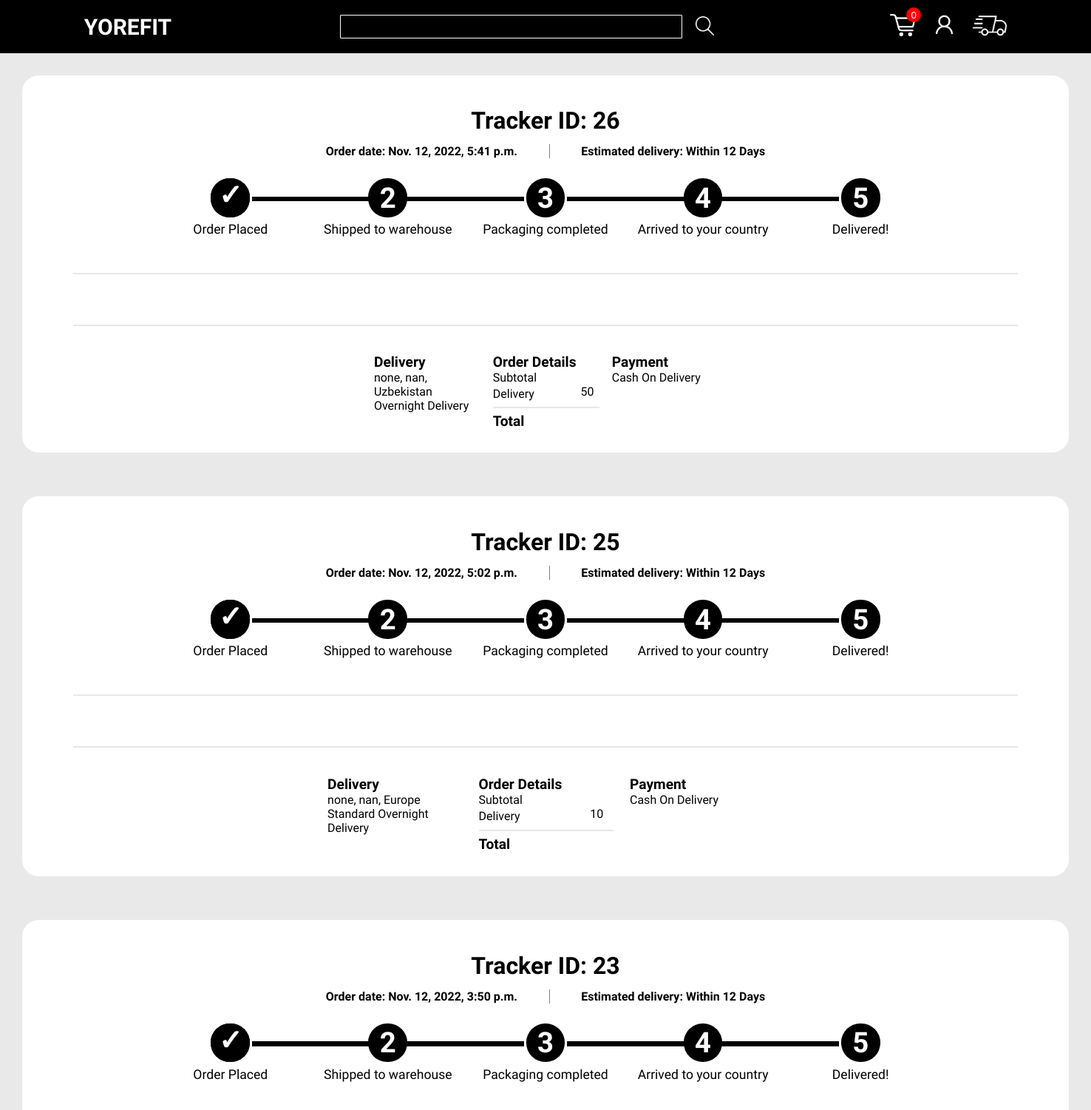
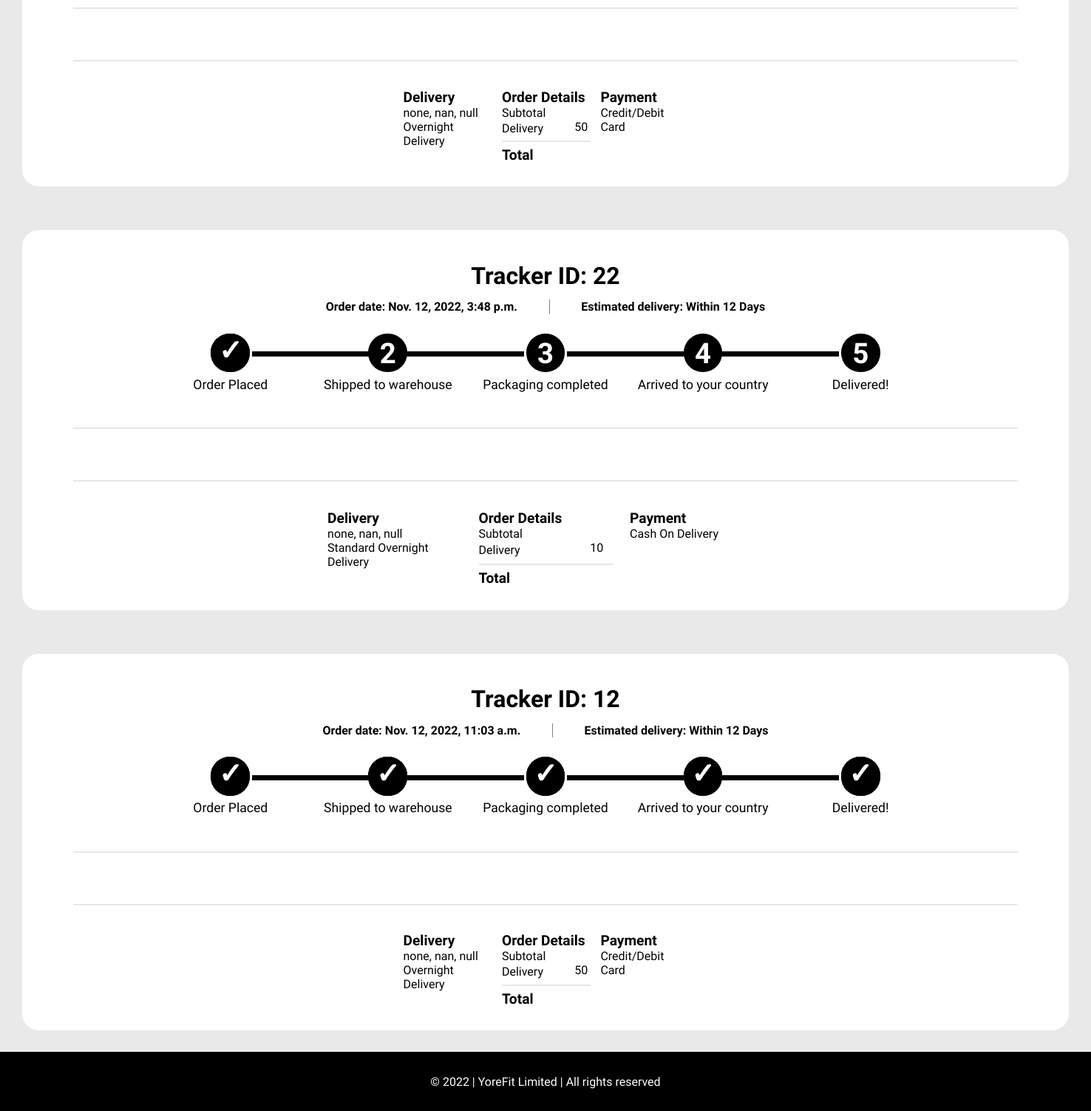
The app's page /tracker/ (signed in) with its own data (2 pictures, top to bottom).
### Store/models.py (models this page shows, shortened)
class Order(models.Model):
    order_id = models.BigAutoField(primary_key=True)
    json_field = models.CharField(max_length=99999)
    f_name = models.CharField(max_length=50)
    l_name = models.CharField(max_length=50)
    address = models.TextField(max_length=50)
    city = models.CharField(max_length=50)
    country = models.CharField(max_length=50)
    zip = models.IntegerField()
    contact = models.IntegerField()
    email = models.EmailField(max_length=100)
    time = models.DateTimeField(auto_now_add=True)
    delivery = models.CharField(max_length=10)
    payment = models.CharField(max_length=10)
    user = models.ForeignKey(User, on_delete=models.CASCADE, null=True)

### Store/views.py (the view)
# urls.py: path('tracker/', views.tracker, name='StoreTracker'),
def tracker(request):
    if request.user.is_authenticated:
        orders_ids = Order.objects.filter(user=request.user).values('order_id')
        orders_ids = sorted(orders_ids, key=get_val, reverse=True)
        if len(orders_ids) != 0:
            orders = []
            for order_id in orders_ids:
                order = Order.objects.filter(order_id=order_id['order_id'])
                update_progress = OrderUpdate.objects.filter(order=order[0]).values('progress')
                update = sorted(update_progress, key=get_choices, reverse=True)
                orders.append([order, update])
            params = {'orders': orders}
            return render(request, 'tracker.html', params)
        else:
            params = {'error': 'Looks like you haven\'t placed any orders yet!'}
            return render(request, 'tracker.html', params)
    else:
        return redirect('StoreAccount')

### Store/templatetags/extras.py (called while the page is built)
@register.filter
def returnVal(dic, key):
    return dic[key]

@register.filter(name='zip')
def zip_lists(a, b):
  return zip(a, b)

### Store/views.py (called while the page is built)
def get_val(element):
    return element['order_id']

def get_choices(element):
    return element['progress']

### Store/templates/tracker.html (shortened to what this page needs)
{% extends 'basic.html' %}
{% load static %}
{% load extras %}
{% block link %}
<link rel="stylesheet" href="{% static 'css/main-tracker.css' %}">
{% endblock link %}
{% block main %}
{% if orders %}
    {% for order_s in orders %}
        {% for order, update in order_s.0|zip:order_s.1 %}
                <section class="order">
                    <div class="head">
                        <h5>Tracker ID: <span class="tracker-id">{{order.order_id}}</span></h5>
                        <span class="dates">
                            <p class="order-date">Order date: <span>{{order.time}}</span></p>
                            <p class="est-delivery">Estimated delivery: <span>Within 12 Days</span></p>
                        </span>
                        <div class="progress-bar">
                            <div class="first steps">
                                <p class="step-number step-1 {% if update|returnVal:"progress" >= 1 %}success{% endif %}"><span class="number">1</span></p>
                                <p class="step">Order Placed</p>
                            </div>
                            <div class="second steps">
                                <p class="step-number step-2 {% if update|returnVal:"progress" >= 2 %}success{% endif %}"><span class="number">2</span></p>
                                <p class="step">Shipped to warehouse</p>
                            </div>
                            <div class="third steps">
                                <p class="step-number step-3 {% if update|returnVal:"progress" >= 3 %}success{% endif %}"><span class="number">3</span></p>
                                <p class="step">Packaging completed</p>
                            </div>
                            <div class="fourth steps">
                                <p class="step-number step-4 {% if update|returnVal:"progress" >= 4 %}success{% endif %}"><span class="number">4</span></p>
                                <p class="step">Arrived to your country</p>
                            </div>
                            <div class="fifth steps">
                                <p class="step-number step-5 {% if update|returnVal:"progress" == 5 %}success{% endif %}"><span class="number">5</span></p>
                                <p class="step">Delivered!</p>
                            </div>
                        </div>
                    </div>
                    <hr>
                    <hr>
                    <div class="info">
                        <div class="delivery">
                            <h5 class="head">Delivery</h5>
                            <div class="details">
                                <p class="address">
                                    {{order.address}}, {{order.city}}, {{order.country}}
                                </p>
                                <p class="type">
                                    {% if order.delivery == 'ovn-std' %}Standard Overnight Delivery{% endif %}
                                    {% if order.delivery == 'ovn' %}Overnight Delivery{% endif %}
                                </p>
                            </div>
                        </div>
                        <div class="order-details">
                            <h5 class="head">Order Details</h5>
                            <div class="details">
                                <p class="subtotal">Subtotal</p><p id="subtotal-amount-{{forloop.parentloop.counter}}" class="subtotal-amount"></p>
                                <p class="delivery">Delivery</p><p id="delivery-amount-{{forloop.parentloop.counter}}" class="delivery-amount">
                                    {% if order.delivery == 'ovn-std' %}10{% endif %}
                                    {% if order.delivery == 'ovn' %}50{% endif %}
                                </p>
                                <hr id="hr-1"><hr id="hr-2">
                                <p class="total">Total</p><p id="total-amount-{{forloop.parentloop.counter}}" class="total-amount"></p>
                            </div>
                        </div>
                        <div class="payment">
                            <h5 class="head">Payment</h5>
                            <div class="details">
                                <p class="method">
                                    {% if order.payment == 'cod' %}Cash On Delivery{% endif %}
                                    {% if order.payment == 'credit' %}Credit/Debit Card{% endif %}
                                </p>
                            </div>
                        </div>
                    </div>
                </section>
        {% endfor %}
    {% endfor %}
{% endif %}
{% endblock main %}

### Store/static/css/header.css (style rules this page uses)
:root { --bg-color-1--: #ffffff; --bg-color-2--: #000000; }
html { -ms-overflow-style: none; scrollbar-width: none; }
* { margin: 0; padding: 0; }
body { background-color: rgb(234, 233, 233); }

### Store/static/css/main-tracker.css (style rules this page uses)
:root { --bg-color-1--: #ffffff; --bg-color-2--: #000000; --bg-color-3--: #f0efef; }
.success::before { content: "\2713"; position: absolute; z-index: 2; background-color: var(--bg-color-2--); width: 3.3rem; height: 3.3rem; font-size: 2.4rem; border-radius: 1.6rem; }
main hr { width: 90%; margin: 6px 0; border: 0.001rem solid rgb(231, 231, 231); }
main .order { margin: 2%; width: 96%; background-color: var(--bg-color-1--); display: flex; justify-content: center; align-items: center; flex-direction: column; border-radius: 1.4rem; }
main .order > .head { margin: 3%; width: 94%; display: flex; justify-content: center; align-items: center; flex-direction: column; }
main .order .head h5 { font-size: 2rem; }
main .order .head .dates { width: 160%; font-size: 1rem; display: flex; justify-content: center; align-items: center; margin: 1%; }
main .order .head .dates .order-date { border-right: 1px solid gray; padding-right: 2%; font-weight: 600; }
main .order .head .dates .est-delivery { padding-left: 2%; font-weight: 600; }
main .order .head .progress-bar { margin-top: 1%; width: 80%; display: grid; grid-template-columns: repeat(5, 1fr); justify-content: center; }
main .order .head .progress-bar .second .step-number::after { position: absolute; content: ""; width: 23rem; height: 0.4rem; background-color: var(--bg-color-2--); top: 47%; }
main .order .head .progress-bar .fourth .step-number::after { position: absolute; content: ""; width: 23rem; height: 0.4rem; background-color: var(--bg-color-2--); top: 47%; }
main .order .head .progress-bar .steps { display: grid; justify-content: center; align-items: center; grid-template-columns: 1fr; }
main .order .head .progress-bar .steps .step-number { width: 3.3rem; height: 3.3rem; font-size: 2.4rem; border-radius: 1.6rem; font-weight: 600; background-color: var(--bg-color-2--); color: var(--bg-color-1--); display: flex; justify-content: center; align-items: center; text-align: center; position: relative; align-self: center; justify-self: center; }
main .order .head .progress-bar .steps .step-number .number { z-index: 1; }
main .order .head .progress-bar .steps .step { margin-top: 3%; text-align: center; font-size: 1.1rem; font-weight: 500; align-self: center; justify-self: center; }
main .info { display: grid; gap: 4%; grid-template-columns: 1fr 1fr 1fr; margin: 2%; }
main .info .delivery { display: flex; flex-direction: column; margin: 2% 0; }
main .info .delivery .head { font-size: 1.2rem; }
main .info .delivery .details { display: flex; flex-direction: column; font-weight: 500; }
main .info .order-details { display: flex; flex-direction: column; margin: 2% 0; }
main .info .order-details .head { font-size: 1.2rem; }
main .info .order-details .details { display: grid; grid-template-columns: 5fr 1fr; font-weight: 500; }
main .info .order-details .details hr { width: 100%; }
main .info .order-details .details .total { font-size: 1.2rem; font-weight: 600; }
main .info .order-details .details .total-amount { font-weight: 700; }
main .info .payment { display: flex; flex-direction: column; margin: 2% 0; }
main .info .payment .head { font-size: 1.2rem; }
main .info .details { font-weight: 500; }

### records on screen
Order: order_id "26", time "Nov. 12, 2022, 5:41 p.m.", address "none", city "nan", country "Uzbekistan", delivery "Overnight Delivery", payment "Cash On Delivery"
Order: order_id "25", time "Nov. 12, 2022, 5:02 p.m.", address "none", city "nan", country "Europe", delivery "Standard Overnight Delivery", payment "Cash On Delivery"
Order: order_id "23", time "Nov. 12, 2022, 3:50 p.m.", address "none", city "nan", country "null", delivery "Overnight Delivery", payment "Credit/Debit Card"
Order: order_id "22", time "Nov. 12, 2022, 3:48 p.m.", address "none", city "nan", country "null", delivery "Standard Overnight Delivery", payment "Cash On Delivery"
Order: order_id "12", time "Nov. 12, 2022, 11:03 a.m.", address "none", city "nan", country "null", delivery "Overnight Delivery", payment "Credit/Debit Card"
